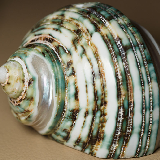
#> input picture shell.png, 160 x 160 px
$ python FrequencyDomain.py
#> lines starting #> are read from the running program, lines starting #| are printed output that depends on the picture
import matplotlib as ml
import matplotlib.pyplot as plt
import numpy as np
from PIL import Image
import scipy.fftpack as sfft

file_path = "shell.png"
image = np.asarray(Image.open(file_path).convert("L"))
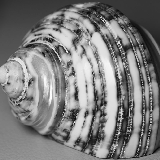
#> image: shape (160, 160); min 2, max 254, mean 125.6
freq = np.fft.fft2(image)
shiftedfreq = np.abs(freq)
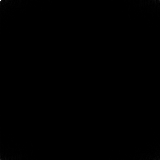
#> shiftedfreq: shape (160, 160) float64; min 34.14, max 3214789, mean 4417.6; drawn with min black and max white

# Z_fft = sfft.fft2(image)
# Z_shift = sfft.fftshift(Z_fft)
# shiftedfreq = np.abs(Z_shift)

fig, ax = plt.subplots(nrows=2, ncols=2, figsize=(14, 6))
ax[0,0].hist(freq.ravel(), bins=100)
ax[0,0].set_title('hist(freq)')
ax[0,1].hist(np.log(shiftedfreq).ravel(), bins=100)
ax[0,1].set_title('hist(log(freq))')
ax[1,0].imshow(np.log(shiftedfreq), interpolation="none", cmap="gray")
ax[1,0].set_title('log(freq)')
ax[1,1].imshow(image, interpolation="none", cmap="gray")
plt.show()
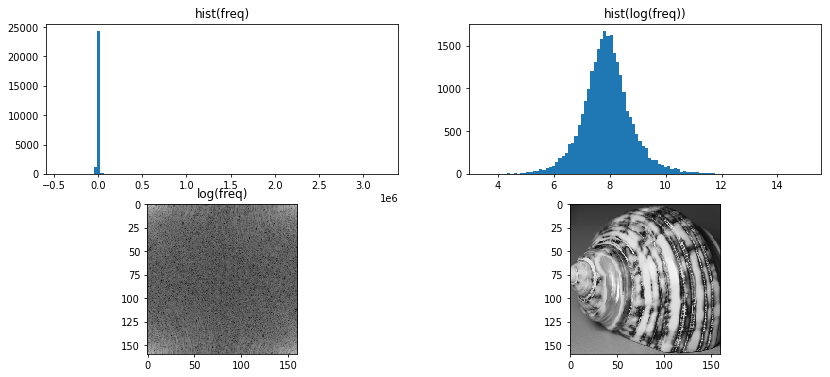
#> figure drawn by matplotlib, 4 panels; panel 1: tallest bar 24344 high, from x = -5772 to 30414.1; panel 2: tallest bar 1673 high, from x = 7.77 to 7.88

$ run again, with 23618.jpg saved as shell.png
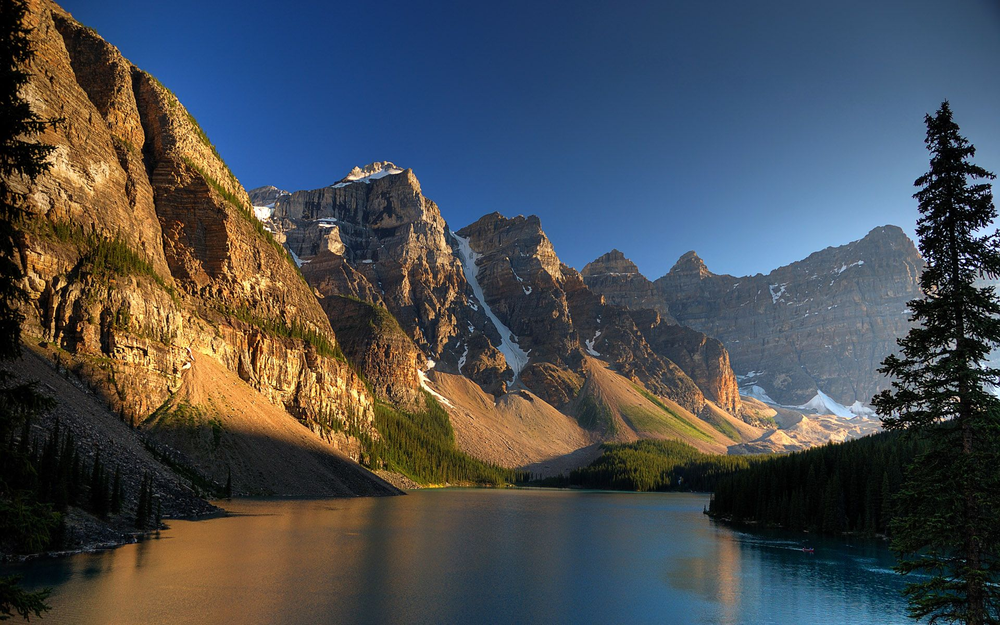
#> input picture 23618.jpg, 1000 x 625 px, shrunk from 1920 x 1200 before the run
#> `image = np.asarray(Image.open(file_path).convert("L"))`:
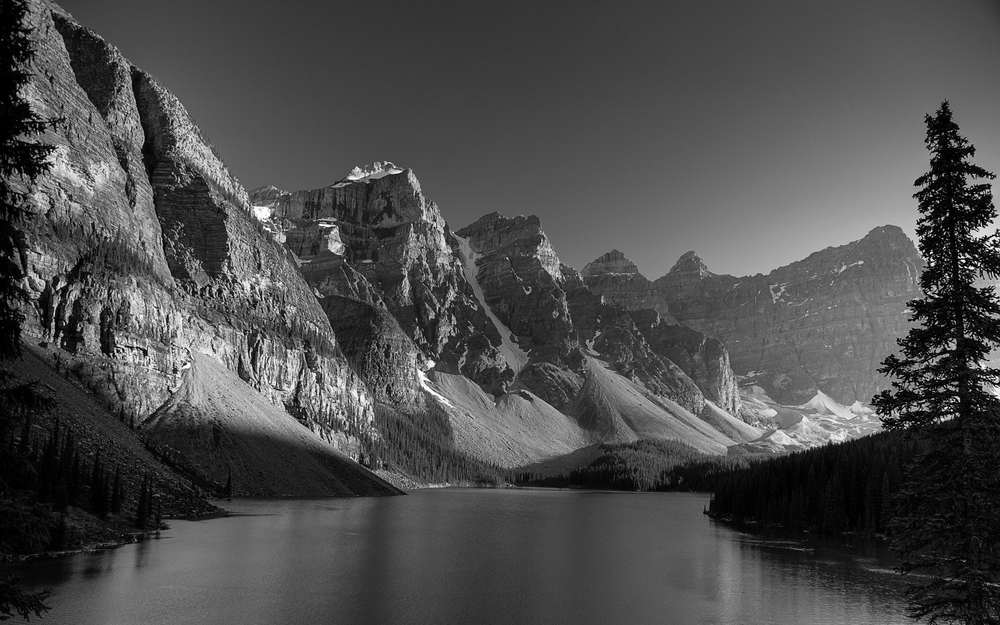
#> image: shape (625, 1000); min 0, max 255, mean 76.3
#> `plt.show()`:
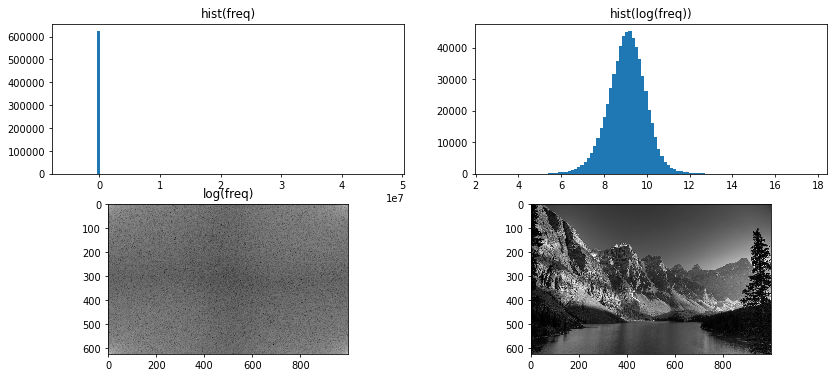
#> figure drawn by matplotlib, 4 panels; panel 1: tallest bar 624159 high, from x = -420504.9 to 107854.9; panel 2: tallest bar 45356 high, from x = 9.14 to 9.29
